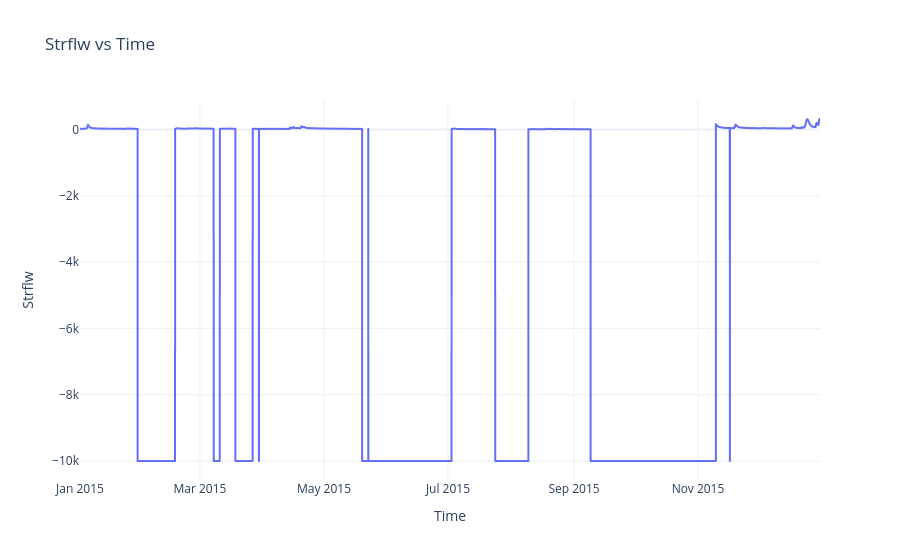

Here is the notebook cell this chart was saved with:
### Code cell
#Before cleaning out -9999
import plotly.express as px
import pandas as pd

df_plot = df_nwis_out
df_plot.index = pd.to_datetime(df_plot.index, errors="coerce")
df_plot["Strflw"] = pd.to_numeric(df_plot["Strflw"], errors="coerce")
df_plot = df_plot.dropna(subset=["Strflw"]).sort_index()
df_plot = df_plot.reset_index().rename(columns={"index": "Time"})

fig = px.line(
    df_plot,
    x="Time",
    y="Strflw",
    title="Strflw vs Time",
    labels={"Strflw": "Strflw", "Time": "Time"}
 )
fig.update_traces(line=dict(width=2))
fig.update_layout(template="plotly_white")
fig.show()

### Figure 1 — Plotly figure (JSON) as saved in the notebook; plotly's stock layout.template omitted (floating-point values rounded to 4 significant figures; data arrays with more than 128 entries replaced by an {"elided": "..."} marker saying what was removed)
{"data": [{"hovertemplate": "Time=%{x}<br>Strflw=%{y}<extra></extra>", "legendgroup": "", "line": {"color": "#636efa", "dash": "solid", "width": 2}, "marker": {"symbol": "circle"}, "mode": "lines", "name": "", "showlegend": false, "type": "scattergl", "x": {"elided": "8737 str values"}, "xaxis": "x", "y": {"elided": "8737 float values"}, "yaxis": "y"}], "layout": {"autosize": true, "legend": {"tracegroupgap": 0}, "title": {"text": "Strflw vs Time"}, "xaxis": {"anchor": "y", "autorange": true, "domain": [0, 1], "range": ["2015-01-01", "2015-12-31"], "title": {"text": "Time"}, "type": "date"}, "yaxis": {"anchor": "x", "autorange": true, "domain": [0, 1], "range": [-10570.0, 887.3], "title": {"text": "Strflw"}, "type": "linear"}}}
